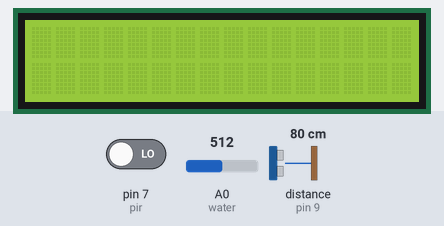
The sketch below on a simulated Arduino Uno, built with avr-gcc and run on an emulated ATmega328P. Shown: 16×2 character LCD. Wiring (inferred from the names in the program): ultrasonic range finder: trigger pin 8; echo pin 9. The test bench sets the inputs (shaded band); at power-on: pin 7 (pir) LOW, distance to the obstacle (sensor on pin 9) 80 cm, A0 (water) = 512. The echo pulse lasts 58.3 µs per cm; what the sketch prints to the serial monitor is not drawn.

Above: at 1.2 s.
1.3 s: pin 7 (pir) driven HIGH
At 3.1 s:
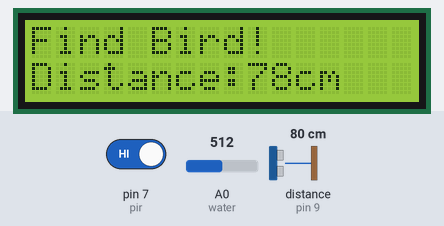
3.6 s: distance to the obstacle (sensor on pin 9) set to 2 cm
At 5.4 s:
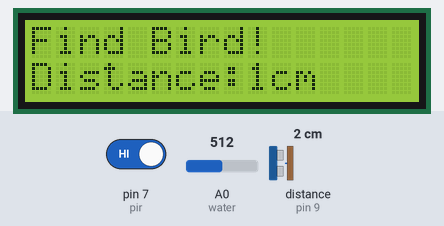
5.7 s: distance to the obstacle (sensor on pin 9) set to 4 cm
At 6.8 s:
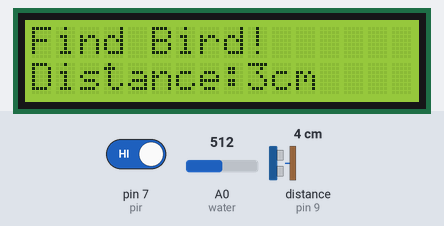
7.9 s: distance to the obstacle (sensor on pin 9) set to 9 cm
At 9.2 s:
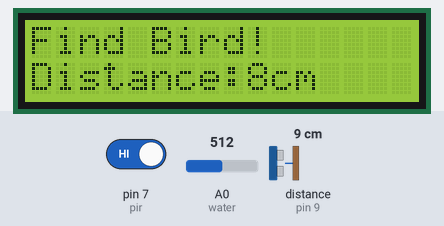
Timing chart, 0 to 10.9 s (numbered marks = the images above; inputs shaded):
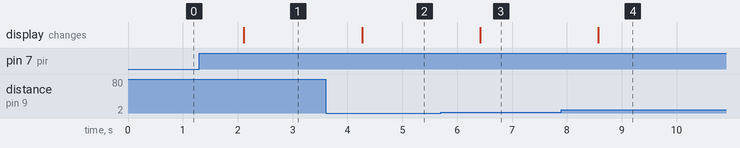

The sketch:

bdsv_initial.ino
```cpp
int pir = 7;
int echo = 9; //하단 초음파
int trig = 8; //하단 초음파
int water = A0;
#include <Wire.h>
#include <LiquidCrystal_I2C.h> //LCD
LiquidCrystal_I2C lcd(0x27, 16, 2);
void setup() {
  // put your setup code here, to run once:
  Serial.begin(9600);
  pinMode(trig, OUTPUT);
  pinMode(echo, INPUT);
  pinMode(pir, INPUT);
  lcd.init();
  lcd.backlight();
}

void print_search_bird() {
  lcd.clear();
  lcd.setCursor(0,0);
  lcd.print("Searching Bird..");
}
void print_find_bird(int dist) {
  lcd.clear();
  lcd.setCursor(0,0);
  lcd.print("Find Bird!");
  lcd.setCursor(0,1);
  lcd.print("Distance:"+ String(dist) +"cm");
}

void loop() {

  //초음파 센서 거리 인식
  long duration, dist;
  digitalWrite(trig, LOW);
  delayMicroseconds(10);
  digitalWrite(trig, HIGH);
  delayMicroseconds(10);
  digitalWrite(trig, LOW);
  //초음파 센서 거리 계산 (cm)
  duration = pulseIn(echo, HIGH);
  dist = duration * 17 / 1000;
  Serial.println("SIG-DIS-" + String(dist));


  if (dist <=1000) {
      //PIR 센서 값 읽기
     int pirState = digitalRead(pir);
     Serial.println("SIG-MIC-" + String(pirState));
      if (pirState == HIGH) {
         print_find_bird(dist);
         delay(50);
      }
  } else print_search_bird();


   //빗물 센서 값 읽어오기
  int waterSensor = analogRead(water);
  //빗물이 감지 된다면
  if (waterSensor > 0) Serial.println("SIG-WAWTER-"+String(waterSensor));
  delay(1000);

}
```

Measured:
- after the input at 1.3 s, the display: changes after 0.81 s (image 1)
- after the input at 3.6 s, the display: changes after 0.67 s (image 2)
- after the input at 5.7 s, the display: changes after 0.72 s (image 3)
- after the input at 7.9 s, the display: changes after 0.67 s (image 4)
